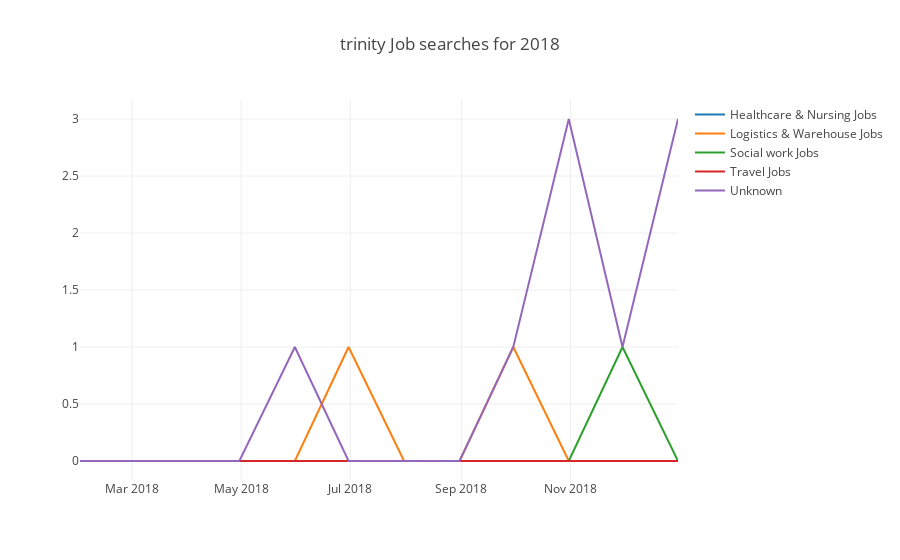

This figure's notebook cell:
### Markdown cell above
## Plotly graph

### Code cell
traces = {}
import plotly.plotly as py
import plotly.graph_objs as go
from plotly.offline import download_plotlyjs, init_notebook_mode, plot, iplot

for num in range(0, (len(graphme))):
    try:
        traces['trace'+str(num)] = dict(
                    x= graphme.index,
                    y= graphme[graphme.columns[num]],
                    mode='lines',
                    name= graphme.columns[num])
        print(name)
    except:
        pass

data = [traces['trace'+str(x)] for x in range(0, (len(traces)))]

plot({'data':data,
       'layout' : {'title': str(searchcity) +" Job searches for 2018"},
     }, filename=str(searchcity)+"PLOTLY.html")


iplot({'data':data,
       'layout' : {'title': str(searchcity) +" Job searches for 2018"}})

### Figure 1 — Plotly figure (JSON) as saved in the notebook; plotly's stock layout.template omitted (floating-point values rounded to 4 significant figures)
{"data": [{"mode": "lines", "name": "Healthcare & Nursing Jobs", "type": "scatter", "uid": "c754b9d5-97fd-4dc7-8a89-aed88a0fa242", "x": ["2018-01-31", "2018-02-28", "2018-03-31", "2018-04-30", "2018-05-31", "2018-06-30", "2018-07-31", "2018-08-31", "2018-09-30", "2018-10-31", "2018-11-30", "2018-12-31"], "y": [0, 0, 0, 0, 0, 0, 0, 0, 0, 0, 0, 0]}, {"mode": "lines", "name": "Logistics & Warehouse Jobs", "type": "scatter", "uid": "8bd46761-250f-4658-a1e4-d8eb3835be37", "x": ["2018-01-31", "2018-02-28", "2018-03-31", "2018-04-30", "2018-05-31", "2018-06-30", "2018-07-31", "2018-08-31", "2018-09-30", "2018-10-31", "2018-11-30", "2018-12-31"], "y": [0, 0, 0, 0, 0, 1, 0, 0, 1, 0, 0, 0]}, {"mode": "lines", "name": "Social work Jobs", "type": "scatter", "uid": "413e769e-c1c5-4b6d-936a-f5f26ecdd408", "x": ["2018-01-31", "2018-02-28", "2018-03-31", "2018-04-30", "2018-05-31", "2018-06-30", "2018-07-31", "2018-08-31", "2018-09-30", "2018-10-31", "2018-11-30", "2018-12-31"], "y": [0, 0, 0, 0, 0, 0, 0, 0, 0, 0, 1, 0]}, {"mode": "lines", "name": "Travel Jobs", "type": "scatter", "uid": "56d543fe-7975-4337-be38-68b2c09b2aa3", "x": ["2018-01-31", "2018-02-28", "2018-03-31", "2018-04-30", "2018-05-31", "2018-06-30", "2018-07-31", "2018-08-31", "2018-09-30", "2018-10-31", "2018-11-30", "2018-12-31"], "y": [0, 0, 0, 0, 0, 0, 0, 0, 0, 0, 0, 0]}, {"mode": "lines", "name": "Unknown", "type": "scatter", "uid": "498eef98-94dd-470c-aa6e-045442e90298", "x": ["2018-01-31", "2018-02-28", "2018-03-31", "2018-04-30", "2018-05-31", "2018-06-30", "2018-07-31", "2018-08-31", "2018-09-30", "2018-10-31", "2018-11-30", "2018-12-31"], "y": [0, 0, 0, 0, 1, 0, 0, 0, 1, 3, 1, 3]}], "layout": {"autosize": true, "title": {"text": "trinity Job searches for 2018"}, "xaxis": {"autorange": true, "range": ["2018-01-31", "2018-12-31"], "type": "date"}, "yaxis": {"autorange": true, "range": [-0.1667, 3.167], "type": "linear"}}}
